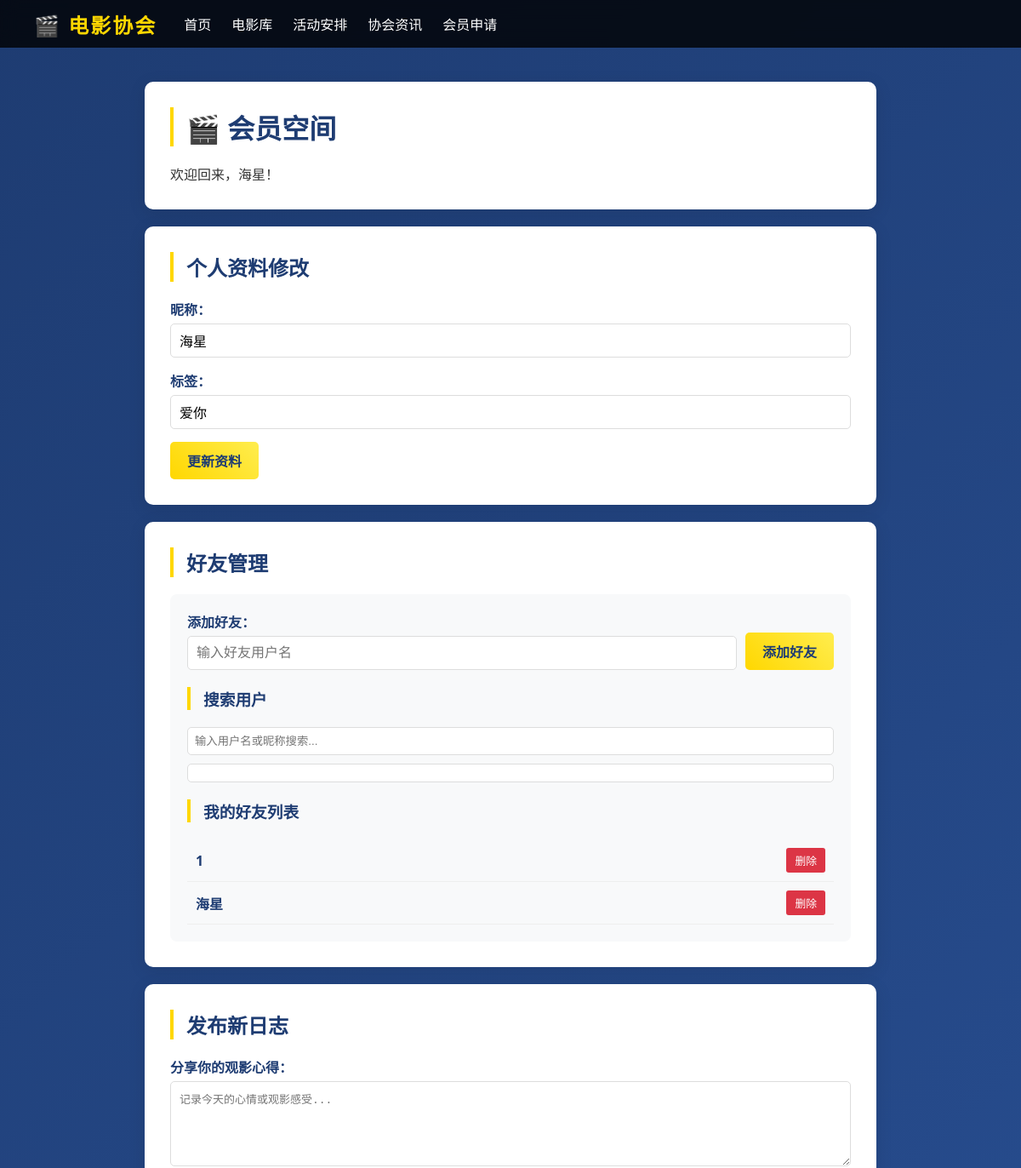
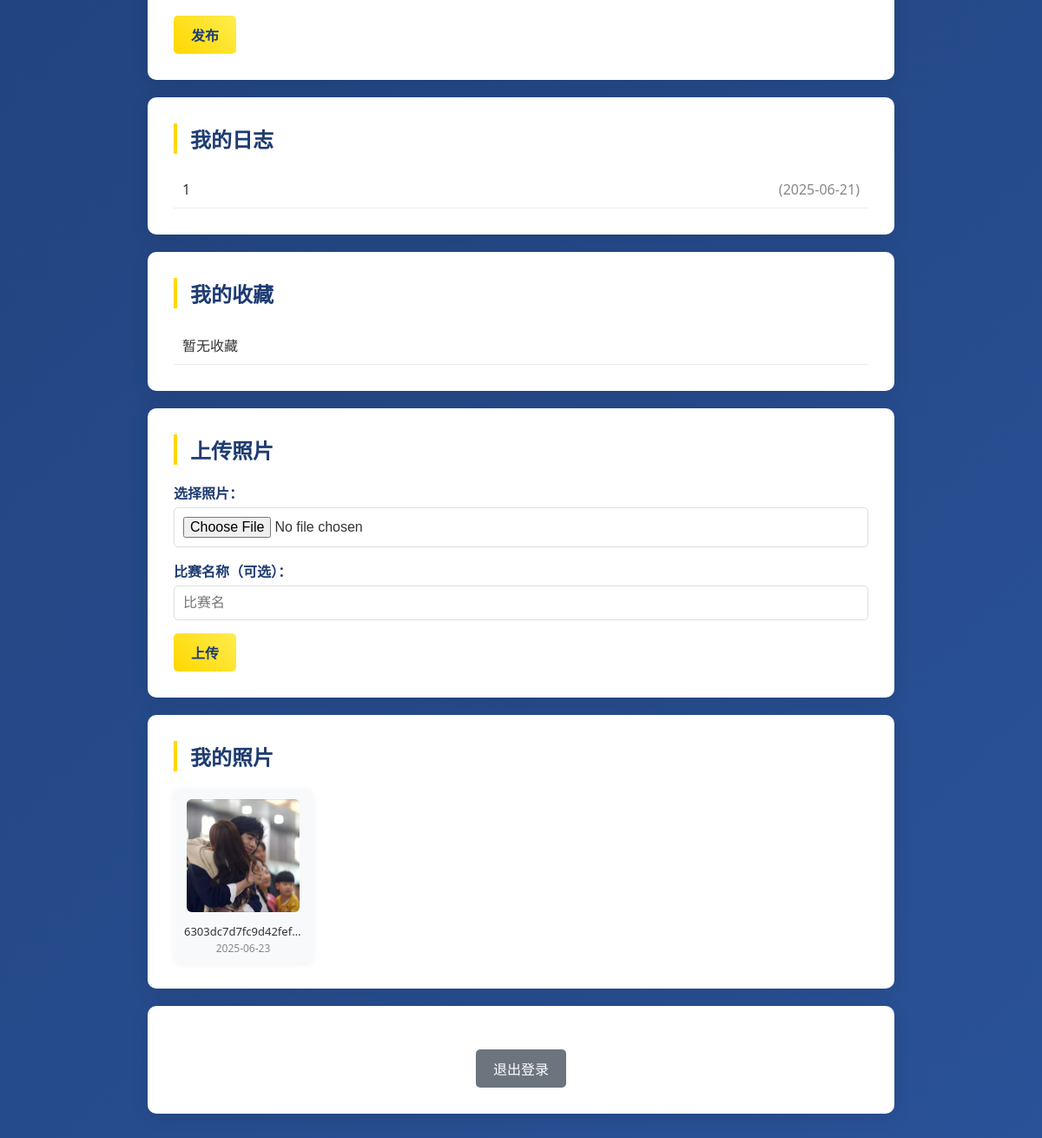
The page /dashboard (signed in) on the database its author committed (2 pictures, top to bottom).
### models.py (models this page shows)
class User(db.Model):
    id = db.Column(db.Integer, primary_key=True)
    username = db.Column(db.String(32), unique=True, nullable=False)
    password = db.Column(db.String(128), nullable=False)
    role = db.Column(db.String(16), default='member')  # sysadmin:系统管理员, admin:一般管理员, member:会员, guest:游客
    nickname = db.Column(db.String(32))
    avatar = db.Column(db.String(128))
    tags = db.Column(db.String(128))
    favorite_genres = db.Column(db.String(256))  # 喜欢的电影类型
    favorite_directors = db.Column(db.String(256))  # 喜欢的导演
    join_date = db.Column(db.DateTime, default=datetime.utcnow)
    member_level = db.Column(db.String(16), default='bronze')  # bronze, silver, gold, platinum

class Log(db.Model):
    id = db.Column(db.Integer, primary_key=True)
    user_id = db.Column(db.Integer, db.ForeignKey('user.id'))
    content = db.Column(db.Text)
    visible = db.Column(db.Boolean, default=True)
    created_at = db.Column(db.DateTime, default=datetime.utcnow)

class Photo(db.Model):
    id = db.Column(db.Integer, primary_key=True)
    user_id = db.Column(db.Integer, db.ForeignKey('user.id'))
    filename = db.Column(db.String(128))
    realname = db.Column(db.String(128))
    contest = db.Column(db.String(64))
    uploaded_at = db.Column(db.DateTime, default=datetime.utcnow)

### app.py (the view)
@app.route('/dashboard')
def dashboard():
    user_id = session.get('user_id')
    if not user_id:
        return redirect('/login')
    user = User.query.get(user_id)
    friends = [User.query.get(f.friend_id) for f in Friendship.query.filter_by(user_id=user_id).all()]
    logs = Log.query.filter_by(user_id=user_id).order_by(Log.created_at.desc()).all()
    photos = Photo.query.filter_by(user_id=user_id).order_by(Photo.uploaded_at.desc()).all()
    return render_template('dashboard.html', user=user, friends=friends, logs=logs, photos=photos)

### templates/dashboard.html (shortened to what this page needs)
<!DOCTYPE html>
<html lang="zh-CN">
<head>
  <link rel="stylesheet" href="{{ url_for('static', filename='css/dashboard.css') }}">
</head>
<body>
  <div class="navbar">
    <span class="brand">🎬 电影协会</span>
    <nav class="nav">
      <a href="/">首页</a>
      <a href="/movies">电影库</a>
      <a href="/movie/events">活动安排</a>
      <a href="/public/news">协会资讯</a>
      <a href="/apply">会员申请</a>
    </nav>
  </div>
  <div class="container">
    <div class="section">
      <h1>🎬 会员空间</h1>
      <p>欢迎回来，{{ user.nickname or user.username }}！</p>
    </div>
    <div class="section">
      <h2>个人资料修改</h2>
    <form method="post" action="/user/profile/update">
        <div class="form-group">
          <label>昵称：</label>
          <input type="text" name="nickname" value="{{ user.nickname or '' }}">
        </div>
        <div class="form-group">
          <label>标签：</label>
          <input type="text" name="tags" value="{{ user.tags or '' }}" placeholder="例如：科幻迷、经典电影爱好者">
        </div>
        <button type="submit" class="submit-btn">更新资料</button>
    </form>
    </div>
    <div class="section">
      <h2>好友管理</h2>
      <div class="friend-section">
        <form method="post" action="/user/friend/add" class="friend-form">
          <div class="form-group">
            <label>添加好友：</label>
            <input type="text" name="friend_name" placeholder="输入好友用户名" required>
          </div>
          <button type="submit" class="submit-btn">添加好友</button>
    </form>
        <div class="user-search">
          <h3>搜索用户</h3>
          <input type="text" id="searchInput" placeholder="输入用户名或昵称搜索...">
          <div id="userList"></div>
        </div>
        <h3>我的好友列表</h3>
        <ul class="friend-list">
      {% for f in friends %}
        <li>
          <a class="friend-link" href="/friend_space/{{ f.id }}">{{ f.nickname or f.username }}</a>
              <form method="post" action="/user/friend/remove" style="display:inline;">
                  <button type="submit" class="remove-btn">删除</button>
          </form>
        </li>
      {% else %}
            <li style="color: #666; font-style: italic;">暂无好友，快去添加吧！</li>
      {% endfor %}
    </ul>
      </div>
    </div>
    <div class="section">
      <h2>发布新日志</h2>
    <form method="post" action="/user/log/post_form">
        <div class="form-group">
          <label>分享你的观影心得：</label>
          <textarea name="content" placeholder="记录今天的心情或观影感受..."></textarea>
        </div>
        <button type="submit" class="submit-btn">发布</button>
    </form>
    </div>
    <div class="section">
      <h2>我的日志</h2>
      <ul class="log-list">
      {% for l in logs %}
        <li>{{ l.content }} <span style="color:#888;">({{ l.created_at.strftime('%Y-%m-%d') }})</span></li>
      {% else %}
        <li>暂无日志</li>
      {% endfor %}
    </ul>
    </div>
    <div class="section">
      <h2>我的收藏</h2>
      <ul class="collection-list">
      {% for news in collected_news %}
        <li><a href="/public/news/{{ news.id }}">{{ news.title }}</a></li>
      {% else %}
        <li>暂无收藏</li>
      {% endfor %}
    </ul>
    </div>
    <div class="section">
      <h2>上传照片</h2>
    <form method="post" action="/user/upload_photo" enctype="multipart/form-data">
        <div class="form-group">
          <label>选择照片：</label>
      <input type="file" name="file" required>
        </div>
        <div class="form-group">
          <label>比赛名称（可选）：</label>
          <input type="text" name="contest" placeholder="比赛名">
        </div>
        <button type="submit" class="submit-btn">上传</button>
    </form>
    </div>
    {% if photos %}
    <div class="section">
      <h2>我的照片</h2>
      <div style="display: flex; flex-wrap: wrap; gap: 18px;">
        {% for p in photos %}
        <div style="background: #f8f9fa; border-radius: 8px; box-shadow: 0 2px 8px #f0f1f3; padding: 12px 12px 8px 12px; width: 160px; text-align: center;">
          <img src="/static/uploads/{{ p.contest }}/{{ p.filename }}" alt="{{ p.realname }}" style="width: 130px; height: 130px; object-fit: cover; border-radius: 6px; background: #e0e7ef; margin-bottom: 8px;">
          <div style="font-size: 13px; color: #333; margin-bottom: 2px; white-space: nowrap; overflow: hidden; text-overflow: ellipsis;">{{ p.realname }}</div>
          <div style="font-size: 12px; color: #888;">{{ p.uploaded_at.strftime('%Y-%m-%d') }}</div>
        </div>
        {% endfor %}
      </div>
    </div>
    {% endif %}
    <div class="section" style="text-align: center;">
      <a href="/user/logout" class="logout-btn">退出登录</a>
    </div>
  </div>
</body>
</html>

### static/css/dashboard.css (style rules this page uses)
* { margin: 0; padding: 0; box-sizing: border-box; }
body { font-family: 'Segoe UI', Arial, sans-serif; background: linear-gradient(135deg, #1e3c72 0%, #2a5298 100%); color: #333; min-height: 100vh; }
.navbar { background: rgba(0, 0, 0, 0.8); color: #fff; padding: 0 40px; height: 56px; display: flex; align-items: center; position: relative; backdrop-filter: blur(10px); }
.navbar .brand { font-size: 1.5em; font-weight: bold; letter-spacing: 2px; margin-right: 32px; color: #ffd700; }
.navbar .nav { display: flex; gap: 24px; flex: 1; }
.navbar .nav a { color: #fff; text-decoration: none; font-size: 1em; transition: color 0.2s; }
.container { max-width: 900px; margin: 40px auto; padding: 0 20px; }
.section { background: white; border-radius: 10px; padding: 30px; margin: 20px 0; box-shadow: 0 4px 20px rgba(0,0,0,0.1); }
h1, h2, h3 { color: #1e3c72; border-left: 4px solid #ffd700; padding-left: 15px; margin-bottom: 20px; }
.submit-btn { background: linear-gradient(45deg, #ffd700, #ffed4e); color: #1e3c72; padding: 10px 20px; border: none; border-radius: 5px; font-size: 1em; font-weight: bold; cursor: pointer; transition: all 0.3s; }
.friend-list, .log-list, .collection-list { list-style: none; padding: 0; }
.friend-list li, .log-list li, .collection-list li { padding: 10px; border-bottom: 1px solid #eee; display: flex; justify-content: space-between; align-items: center; }
.friend-link { color: #1e3c72; text-decoration: none; font-weight: bold; }
.remove-btn { background: #dc3545; color: white; border: none; padding: 5px 10px; border-radius: 3px; cursor: pointer; font-size: 0.8em; }
.logout-btn { background: #6c757d; color: white; border: none; padding: 10px 20px; border-radius: 5px; text-decoration: none; display: inline-block; margin-top: 20px; }
.form-group { margin-bottom: 15px; }
.form-group label { display: block; margin-bottom: 5px; font-weight: bold; color: #1e3c72; }
.form-group input, .form-group textarea { width: 100%; padding: 10px; border: 1px solid #ddd; border-radius: 5px; font-size: 1em; box-sizing: border-box; }
.form-group textarea { height: 100px; resize: vertical; }
.friend-section { background: #f8f9fa; border-radius: 8px; padding: 20px; margin-top: 15px; }
.friend-form { display: flex; gap: 10px; align-items: end; margin-bottom: 20px; }
.friend-form .form-group { flex: 1; margin-bottom: 0; }
.friend-form .submit-btn { margin-bottom: 0; }
.user-search { margin-bottom: 20px; }
.user-search input { width: 100%; padding: 8px; margin-bottom: 10px; border: 1px solid #ddd; border-radius: 5px; }
.user-search #userList { max-height: 200px; overflow-y: auto; border: 1px solid #ddd; border-radius: 5px; padding: 10px; background: white; }

### rows shown on the page
User: nickname "海星", tags "爱你"
User: nickname "1"
User: nickname "海星"
Log: content "1", created_at "2025-06-21"
Photo: filename (picture), realname "6303dc7d7fc9d42fef…", uploaded_at "2025-06-23"
